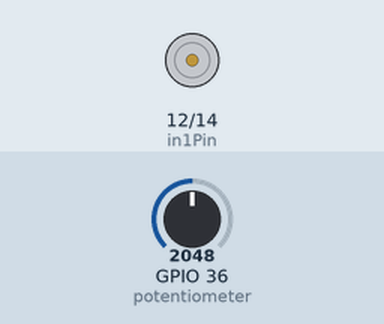
Simulated run of this program. Board: ESP32. Shown: motor-driver pin pairs drawn as motors (green arrow = first pin HIGH = forward, orange = second pin HIGH = backward, longer = more drive, scaled by the enable pin). The test bench sets the inputs (shaded band); at power-on: GPIO 36 (potentiometer) = 2048.

Above: at 1.2 s.
1.3 s: GPIO 36 (potentiometer) set to 2049
2.8 s: GPIO 36 (potentiometer) set to 2866
At 4.0 s:
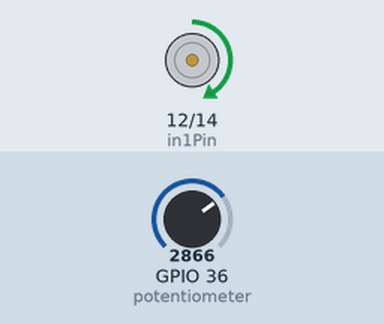
4.3 s: GPIO 36 (potentiometer) set to 3603
At 5.2 s:
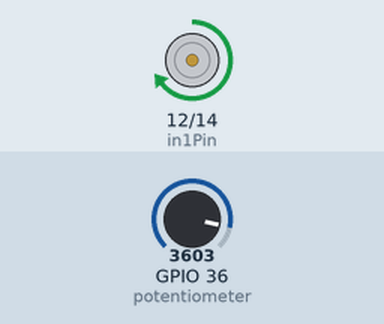
5.8 s: GPIO 36 (potentiometer) set to 2008
At 6.3 s:
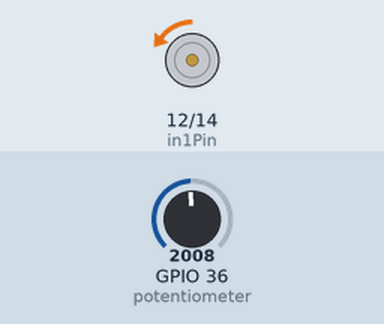
7.3 s: GPIO 36 (potentiometer) set to 2088
At 8.6 s:
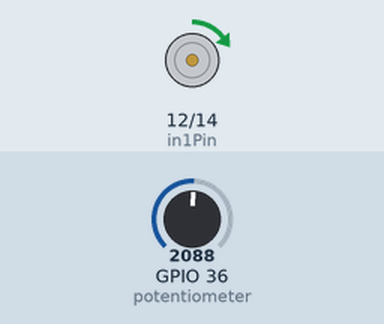
Timing chart, 0 to 9.8 s (numbered marks = the images above; inputs shaded):
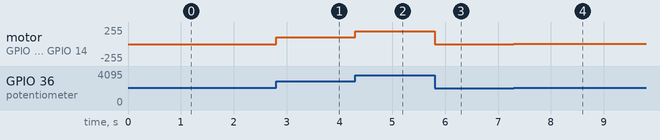

Measured:
- after the input at 2.8 s, motor on GPIO 12 (in1Pin) / GPIO 14 (in2Pin): stopped → forward 102/255 at once
- after the input at 4.3 s, motor on GPIO 12 (in1Pin) / GPIO 14 (in2Pin): forward 102/255 → forward 194/255 at once
- after the input at 5.8 s, motor on GPIO 12 (in1Pin) / GPIO 14 (in2Pin): forward 194/255 → backward 5/255 at once
- after the input at 7.3 s, motor on GPIO 12 (in1Pin) / GPIO 14 (in2Pin): backward 5/255 → forward 5/255 at once

The program:

main.cpp
```cpp
#include <Arduino.h>
#include <esp32-hal-ledc.h>

/**********************************************************************
  Filename    : Control_Motor_by_L293D
  Description : Use PWM to control the direction and speed of the motor.
  Auther      : www.freenove.com
  Modification: 2024/06/19
**********************************************************************/
int in1Pin = 12;      // Define L293D channel 1 pin
int in2Pin = 14;      // Define L293D channel 2 pin
int enable1Pin = 13;  // Define L293D enable 1 pin
int channel = 0;

boolean rotationDir;  // Define a variable to save the motor's rotation direction
int rotationSpeed;    // Define a variable to save the motor rotation speed

void driveMotor(boolean dir, int spd);


void setup() {
    // Initialize the pin into an output mode:
    pinMode(in1Pin, OUTPUT);
    pinMode(in2Pin, OUTPUT);
    //Set PWM to 11 bits, range is 0-2047
    ledcSetup(channel, 1000, 11);
    ledcAttachPin(enable1Pin, channel);
}

void loop() {
  int potenVal = analogRead(A0);      // Convert the voltage of rotary potentiometer into digital
  //Compare the number with value 2048,
  //if more than 2048, clockwise rotates, otherwise, counter clockwise rotates
  rotationSpeed = potenVal - 2048;
  if (potenVal > 2048)
    rotationDir = true;
  else
    rotationDir = false;
  // Calculate the motor speed
  rotationSpeed = abs(potenVal - 2048);
  //Control the steering and speed of the motor
  driveMotor(rotationDir, constrain(rotationSpeed,0,2048));
}

void driveMotor(boolean dir, int spd) {
  // Control motor rotation direction
  if (dir) {
    digitalWrite(in1Pin, HIGH);
    digitalWrite(in2Pin, LOW);
  }
  else {
    digitalWrite(in1Pin, LOW);
    digitalWrite(in2Pin, HIGH);
  }
  // Control motor rotation speed
  ledcWrite(channel, spd);
}
```
